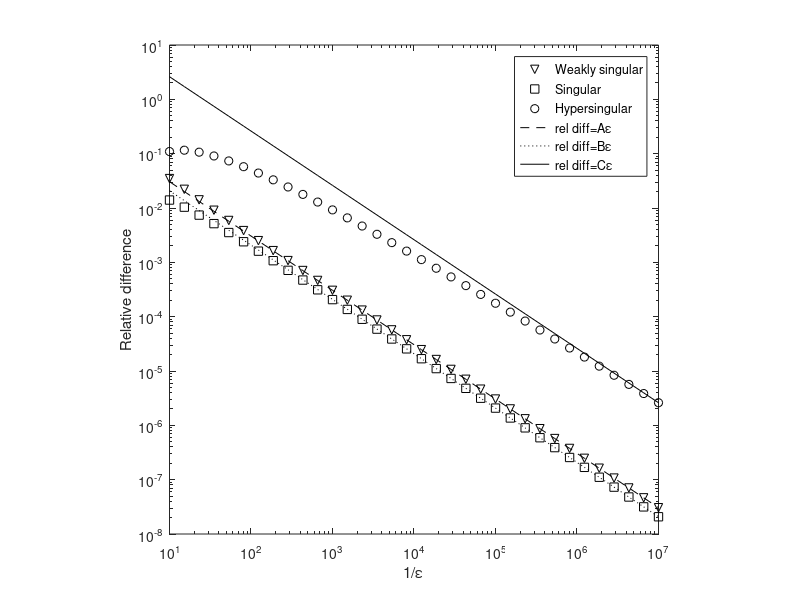

Write the MATLAB code that produced this figure.
function plot_Fig_onetouch
load('Fig_onetouch_data.mat','ep1','epsi','errL','errM','errN')
%save Fig_hyper_data ep1 epsi errL errM errN

neps=length(ep1);
hf=figure; set(hf,'Color','w');
loglog(ep1(1:3:neps),errL(1:3:neps),'kv');
hold on;
loglog(ep1(1:3:neps),errM(1:3:neps),'ks');
hold on;
loglog(ep1(1:3:neps),errN(1:3:neps),'ko');
xlabel('1/\epsilon'); ylabel('Relative difference')
xlim([1e1 1e7]);
axis square
A=errL(neps)*ep1(neps);
lin=A./ep1;
loglog(ep1(1:3:length(ep1)),lin(1:3:length(ep1)),'k--');
B=errM(neps)*ep1(neps);
lin=B./ep1;
loglog(ep1(1:3:length(ep1)),lin(1:3:length(ep1)),'k:');
C=errN(neps)*ep1(neps);
lin=C./ep1;
loglog(ep1(1:3:length(ep1)),lin(1:3:length(ep1)),'k-');
legend('Weakly singular','Singular','Hypersingular','rel diff=A\epsilon','rel diff=B\epsilon','rel diff=C\epsilon')
